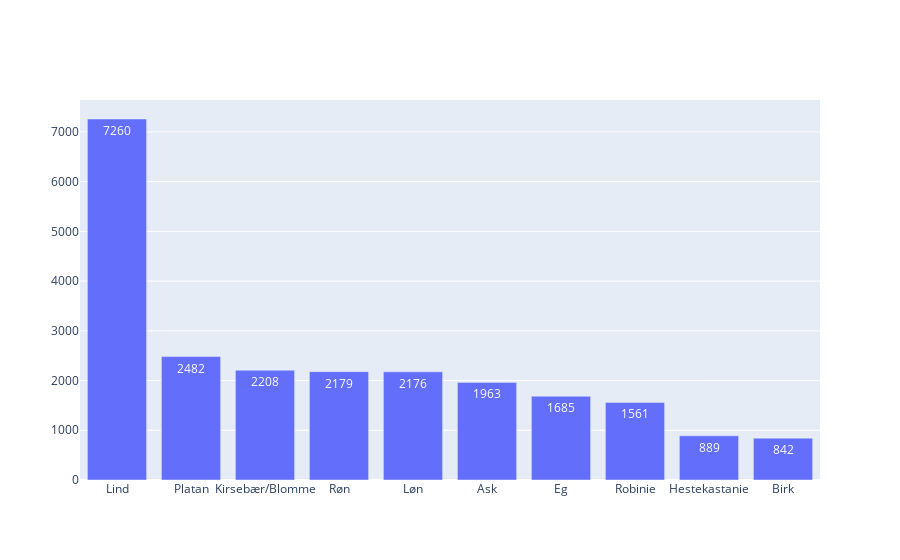

The notebook cell this image was saved under:
### Markdown cell above
Lets go for that top-10 view again in plotly

### Code cell
fig = go.Figure([go.Bar(x=traer.index[:10], y=traer.values[:10],
                 text=traer.values[:10],textposition="auto")])
fig.show()

### Figure 1 — Plotly figure (JSON) as saved in the notebook; plotly's stock layout.template omitted (floating-point values rounded to 4 significant figures)
{"data": [{"text": [7260, 2482, 2208, 2179, 2176, 1963, 1685, 1561, 889, 842], "textposition": "auto", "type": "bar", "x": ["Lind", "Platan", "Kirsebær/Blomme", "Røn", "Løn", "Ask", "Eg", "Robinie", "Hestekastanie", "Birk"], "y": [7260, 2482, 2208, 2179, 2176, 1963, 1685, 1561, 889, 842]}], "layout": {}}
